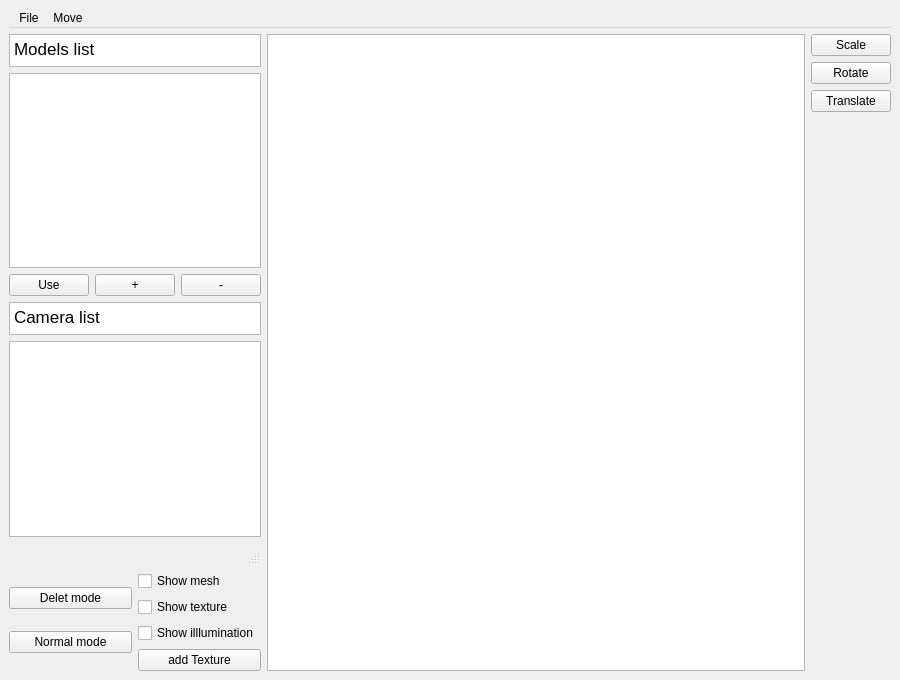
<?xml version="1.0" encoding="UTF-8"?>
<ui version="4.0">
 <class>MainWindow</class>
 <widget class="QMainWindow" name="MainWindow">
  <property name="geometry">
   <rect>
    <x>0</x>
    <y>0</y>
    <width>900</width>
    <height>680</height>
   </rect>
  </property>
  <property name="sizePolicy">
   <sizepolicy hsizetype="Maximum" vsizetype="Maximum">
    <horstretch>0</horstretch>
    <verstretch>0</verstretch>
   </sizepolicy>
  </property>
  <property name="maximumSize">
   <size>
    <width>1920</width>
    <height>16777215</height>
   </size>
  </property>
  <property name="windowTitle">
   <string>MainWindow</string>
  </property>
  <widget class="QWidget" name="centralwidget">
   <property name="sizePolicy">
    <sizepolicy hsizetype="Maximum" vsizetype="Maximum">
     <horstretch>0</horstretch>
     <verstretch>0</verstretch>
    </sizepolicy>
   </property>
   <property name="autoFillBackground">
    <bool>false</bool>
   </property>
   <layout class="QVBoxLayout" name="verticalLayout_7">
    <item>
     <widget class="QMenuBar" name="menubar">
      <widget class="QMenu" name="fileMenu">
       <property name="title">
        <string>File</string>
       </property>
       <addaction name="actionLoad_Model"/>
       <addaction name="actionLoad_Texture"/>
       <addaction name="actionChose_Color"/>
       <addaction name="actionSave_Model"/>
       <addaction name="actionTriangulation"/>
       <addaction name="actionRotate_Scale_Translate"/>
       <addaction name="actiondsad"/>
      </widget>
      <widget class="QMenu" name="moveMenu">
       <property name="title">
        <string>Move</string>
       </property>
       <addaction name="actionUp"/>
       <addaction name="actionDown"/>
       <addaction name="actionLeft"/>
       <addaction name="actionRight"/>
       <addaction name="actionBack"/>
       <addaction name="actionForward"/>
      </widget>
      <addaction name="fileMenu"/>
      <addaction name="moveMenu"/>
     </widget>
    </item>
    <item>
     <layout class="QHBoxLayout" name="horizontalLayout_5" stretch="1,10,1">
      <property name="sizeConstraint">
       <enum>QLayout::SizeConstraint::SetMaximumSize</enum>
      </property>
      <item>
       <layout class="QVBoxLayout" name="verticalLayout_4">
        <item>
         <layout class="QVBoxLayout" name="verticalLayout" stretch="2,12,1,2,12,1">
          <item>
           <widget class="QTextEdit" name="textEdit">
            <property name="sizePolicy">
             <sizepolicy hsizetype="Expanding" vsizetype="Ignored">
              <horstretch>0</horstretch>
              <verstretch>0</verstretch>
             </sizepolicy>
            </property>
            <property name="html">
             <string>&lt;!DOCTYPE HTML PUBLIC &quot;-//W3C//DTD HTML 4.0//EN&quot; &quot;http://www.w3.org/TR/REC-html40/strict.dtd&quot;&gt;
&lt;html&gt;&lt;head&gt;&lt;meta name=&quot;qrichtext&quot; content=&quot;1&quot; /&gt;&lt;meta charset=&quot;utf-8&quot; /&gt;&lt;style type=&quot;text/css&quot;&gt;
p, li { white-space: pre-wrap; }
hr { height: 1px; border-width: 0; }
li.unchecked::marker { content: &quot;\2610&quot;; }
li.checked::marker { content: &quot;\2612&quot;; }
&lt;/style&gt;&lt;/head&gt;&lt;body style=&quot; font-family:'.AppleSystemUIFont'; font-size:13pt; font-weight:400; font-style:normal;&quot;&gt;
&lt;p style=&quot; margin-top:0px; margin-bottom:0px; margin-left:0px; margin-right:0px; -qt-block-indent:0; text-indent:0px;&quot;&gt;Models list&lt;/p&gt;&lt;/body&gt;&lt;/html&gt;</string>
            </property>
           </widget>
          </item>
          <item>
           <widget class="QListWidget" name="listWidget"/>
          </item>
          <item>
           <layout class="QHBoxLayout" name="horizontalLayout_4">
            <item>
             <spacer name="horizontalSpacer">
              <property name="orientation">
               <enum>Qt::Orientation::Horizontal</enum>
              </property>
              <property name="sizeHint" stdset="0">
               <size>
                <width>91</width>
                <height>17</height>
               </size>
              </property>
             </spacer>
            </item>
            <item>
             <widget class="QPushButton" name="pushButton_3">
              <property name="sizePolicy">
               <sizepolicy hsizetype="Minimum" vsizetype="Ignored">
                <horstretch>0</horstretch>
                <verstretch>0</verstretch>
               </sizepolicy>
              </property>
              <property name="text">
               <string>Use</string>
              </property>
             </widget>
            </item>
            <item>
             <widget class="QPushButton" name="pushButton_2">
              <property name="sizePolicy">
               <sizepolicy hsizetype="Minimum" vsizetype="Ignored">
                <horstretch>0</horstretch>
                <verstretch>0</verstretch>
               </sizepolicy>
              </property>
              <property name="text">
               <string>+</string>
              </property>
             </widget>
            </item>
            <item>
             <widget class="QPushButton" name="pushButton_4">
              <property name="text">
               <string>-</string>
              </property>
             </widget>
            </item>
           </layout>
          </item>
          <item>
           <widget class="QTextEdit" name="textEdit_2">
            <property name="sizePolicy">
             <sizepolicy hsizetype="Expanding" vsizetype="Ignored">
              <horstretch>0</horstretch>
              <verstretch>0</verstretch>
             </sizepolicy>
            </property>
            <property name="minimumSize">
             <size>
              <width>251</width>
              <height>0</height>
             </size>
            </property>
            <property name="html">
             <string>&lt;!DOCTYPE HTML PUBLIC &quot;-//W3C//DTD HTML 4.0//EN&quot; &quot;http://www.w3.org/TR/REC-html40/strict.dtd&quot;&gt;
&lt;html&gt;&lt;head&gt;&lt;meta name=&quot;qrichtext&quot; content=&quot;1&quot; /&gt;&lt;meta charset=&quot;utf-8&quot; /&gt;&lt;style type=&quot;text/css&quot;&gt;
p, li { white-space: pre-wrap; }
hr { height: 1px; border-width: 0; }
li.unchecked::marker { content: &quot;\2610&quot;; }
li.checked::marker { content: &quot;\2612&quot;; }
&lt;/style&gt;&lt;/head&gt;&lt;body style=&quot; font-family:'.AppleSystemUIFont'; font-size:13pt; font-weight:400; font-style:normal;&quot;&gt;
&lt;p style=&quot; margin-top:0px; margin-bottom:0px; margin-left:0px; margin-right:0px; -qt-block-indent:0; text-indent:0px;&quot;&gt;Camera list&lt;/p&gt;&lt;/body&gt;&lt;/html&gt;</string>
            </property>
           </widget>
          </item>
          <item>
           <widget class="QListWidget" name="listWidget_2"/>
          </item>
          <item>
           <widget class="QStatusBar" name="statusbar">
            <property name="sizePolicy">
             <sizepolicy hsizetype="Ignored" vsizetype="Preferred">
              <horstretch>0</horstretch>
              <verstretch>0</verstretch>
             </sizepolicy>
            </property>
           </widget>
          </item>
         </layout>
        </item>
        <item>
         <layout class="QHBoxLayout" name="horizontalLayout_3">
          <item>
           <layout class="QVBoxLayout" name="verticalLayout_3">
            <item>
             <widget class="QPushButton" name="pushButton_6">
              <property name="text">
               <string>Delet mode</string>
              </property>
             </widget>
            </item>
            <item>
             <widget class="QPushButton" name="pushButton_5">
              <property name="text">
               <string>Normal mode</string>
              </property>
             </widget>
            </item>
           </layout>
          </item>
          <item>
           <layout class="QVBoxLayout" name="verticalLayout_2">
            <item>
             <widget class="QCheckBox" name="checkBox_show_mesh">
              <property name="text">
               <string>Show mesh</string>
              </property>
             </widget>
            </item>
            <item>
             <widget class="QCheckBox" name="checkBox_show_texture">
              <property name="text">
               <string>Show texture</string>
              </property>
             </widget>
            </item>
            <item>
             <widget class="QCheckBox" name="checkBox_show_illumination">
              <property name="text">
               <string>Show illlumination</string>
              </property>
             </widget>
            </item>
            <item>
             <widget class="QPushButton" name="pushButton">
              <property name="text">
               <string>add Texture</string>
              </property>
             </widget>
            </item>
           </layout>
          </item>
         </layout>
        </item>
       </layout>
      </item>
      <item>
       <widget class="CustomView" name="graphicsView"/>
      </item>
      <item>
       <layout class="QVBoxLayout" name="verticalLayout_5">
        <item>
         <widget class="QPushButton" name="pushButton_8">
          <property name="text">
           <string>Scale</string>
          </property>
         </widget>
        </item>
        <item>
         <widget class="QPushButton" name="pushButton_7">
          <property name="text">
           <string>Rotate</string>
          </property>
         </widget>
        </item>
        <item>
         <widget class="QPushButton" name="pushButton_9">
          <property name="text">
           <string>Translate</string>
          </property>
         </widget>
        </item>
        <item>
         <spacer name="verticalSpacer">
          <property name="orientation">
           <enum>Qt::Orientation::Vertical</enum>
          </property>
          <property name="sizeHint" stdset="0">
           <size>
            <width>20</width>
            <height>40</height>
           </size>
          </property>
         </spacer>
        </item>
       </layout>
      </item>
     </layout>
    </item>
   </layout>
   <action name="actionTriangulation">
    <property name="checkable">
     <bool>true</bool>
    </property>
    <property name="text">
     <string>Triangulation</string>
    </property>
    <property name="toolTip">
     <string>triangulation</string>
    </property>
   </action>
   <action name="actionLoad_Model">
    <property name="text">
     <string>Load Model</string>
    </property>
   </action>
   <action name="actionLoad_Texture">
    <property name="text">
     <string>Load Texture</string>
    </property>
   </action>
   <action name="actionChose_Color">
    <property name="text">
     <string>Chose Color</string>
    </property>
   </action>
   <action name="actionSave_Model">
    <property name="text">
     <string>Save Model</string>
    </property>
   </action>
   <action name="actionUp">
    <property name="text">
     <string>Up</string>
    </property>
    <property name="shortcut">
     <string>Up</string>
    </property>
   </action>
   <action name="actionDown">
    <property name="text">
     <string>Down</string>
    </property>
    <property name="shortcut">
     <string>Down</string>
    </property>
   </action>
   <action name="actionLeft">
    <property name="text">
     <string>Left</string>
    </property>
    <property name="shortcut">
     <string>Left</string>
    </property>
   </action>
   <action name="actionRight">
    <property name="text">
     <string>Right</string>
    </property>
    <property name="shortcut">
     <string>Right</string>
    </property>
   </action>
   <action name="actionBack">
    <property name="text">
     <string>Back</string>
    </property>
    <property name="shortcut">
     <string>S</string>
    </property>
   </action>
   <action name="actionForward">
    <property name="text">
     <string>Forward</string>
    </property>
    <property name="shortcut">
     <string>W</string>
    </property>
   </action>
   <action name="actionRotate_Scale_Translate">
    <property name="text">
     <string>Rotate_Scale_Translate</string>
    </property>
   </action>
   <action name="actiondsad">
    <property name="text">
     <string>dsad</string>
    </property>
   </action>
  </widget>
  <action name="actionRotateMesh">
   <property name="text">
    <string>TranslateMesh</string>
   </property>
  </action>
  <action name="actionTranslateMesh">
   <property name="text">
    <string>TranslateMesh</string>
   </property>
  </action>
  <action name="actionTranslateMesh_2">
   <property name="text">
    <string>TranslateMesh</string>
   </property>
  </action>
  <action name="actionTranslate_Mesh">
   <property name="text">
    <string>Translate_Mesh</string>
   </property>
  </action>
 </widget>
 <customwidgets>
  <customwidget>
   <class>CustomView</class>
   <extends>QGraphicsView</extends>
   <header>customview.h</header>
  </customwidget>
 </customwidgets>
 <resources/>
 <connections/>
</ui>
